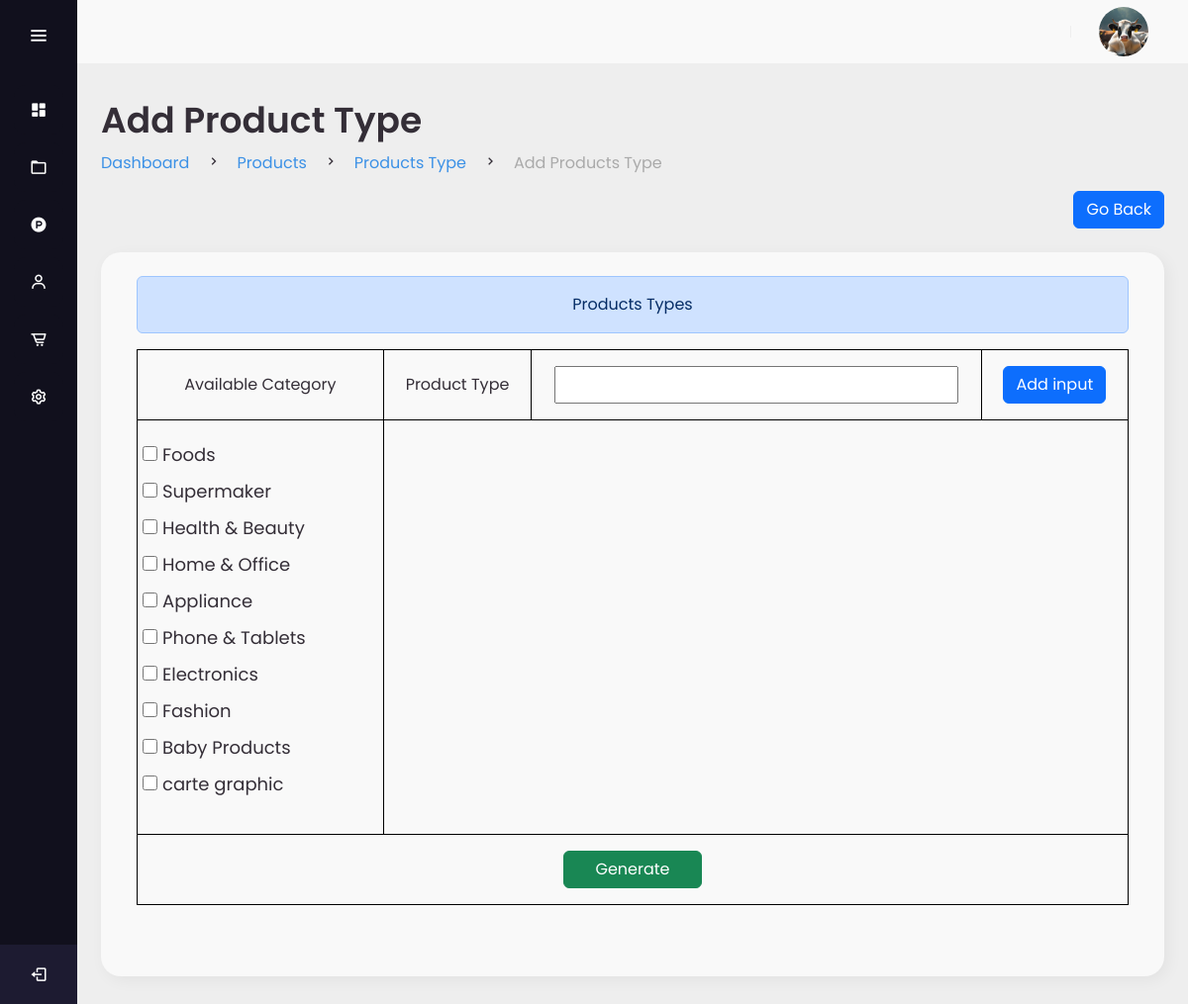
The page /admin/Products/productsType/add_product_type.php (signed in) on the database as committed earlier.
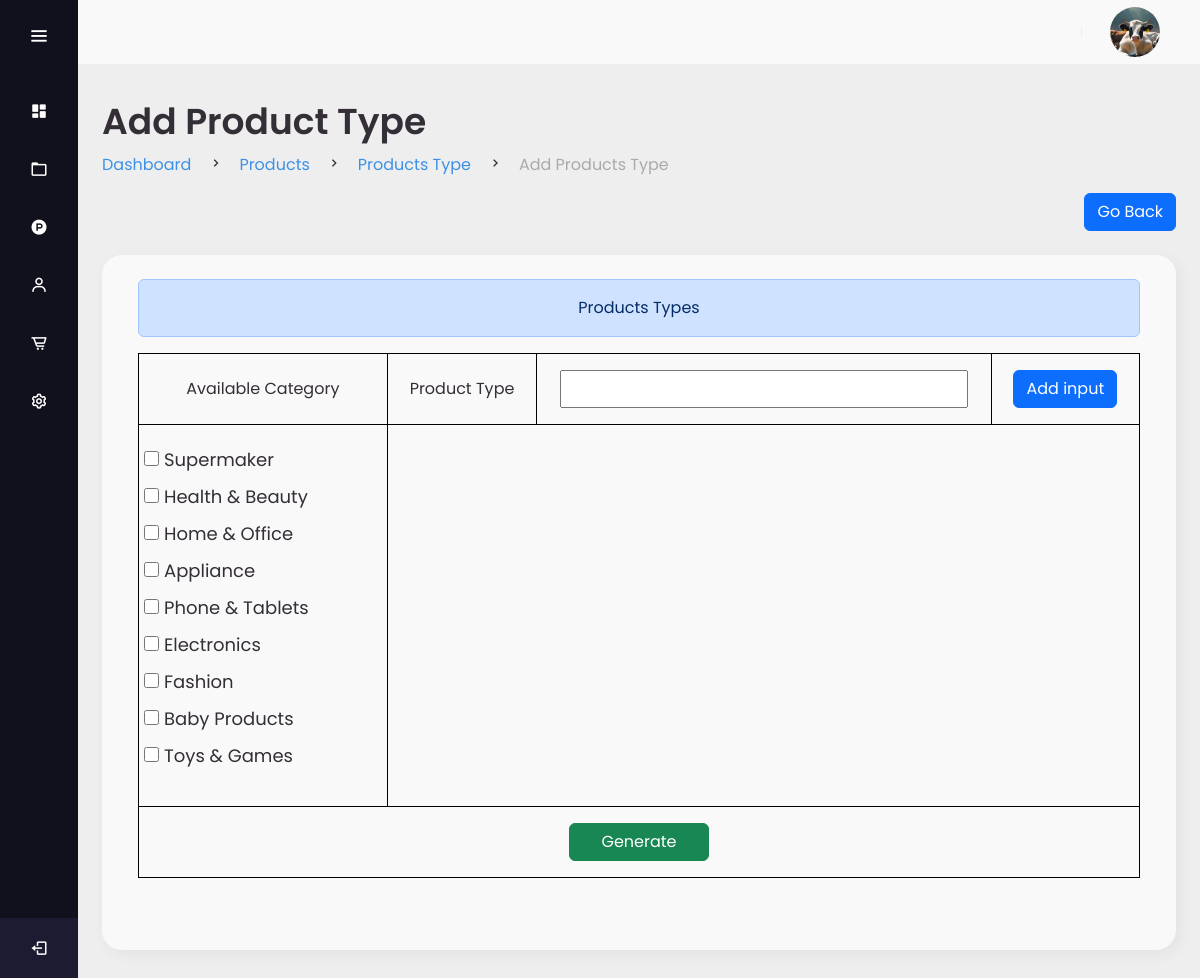
The same page on the database as committed later.
### tables this page shows
CREATE TABLE `categories` (
  `CategoryID` int(11) NOT NULL,
  `CategoryName` varchar(100) NOT NULL,
  `Description` text DEFAULT NULL,
  `CategoryImage` text NOT NULL
);

### admin/Products/productsType/add_product_type.php (the view, shortened to what this page needs)
<?php
include ("../../../includes/connection.php");
?>
<!DOCTYPE html>
<html lang="en">
<head>
    <link href='https://unpkg.com/boxicons@2.1.4/css/boxicons.min.css' rel='stylesheet'>
    <link href="https://cdn.jsdelivr.net/npm/bootstrap@5.3.3/dist/css/bootstrap.min.css" rel="stylesheet"
>
    <link rel="stylesheet" href="../../assets/css/style.css" />
    <link rel="stylesheet" href="../../assets/css/nav_sidebar.css" />
</head>
<body>
    <?php include ('../../includes/sidebar.php'); ?>
    <section class="content" id="content">
        <?php include ('../../includes/navbar.php'); ?>
        <main>
            <div class="head-title">
                <div class="left">
                    <h1>Add Product Type</h1>
                    <ul class="dreadleft">
                        <li>
                            <a class="active" href="../../dashboard/">Dashboard</a>
                        </li>
                        <li><i class="bx bx-chevron-right"></i></li>
                        <li>
                            <a class="active" href="../">Products</a>
                        </li>
                        <li><i class="bx bx-chevron-right"></i></li>
                        <li>
                            <a class="active" href="./">Products Type</a>
                        </li>
                        <li><i class="bx bx-chevron-right"></i></li>
                        <li>
                            <a href="#">Add Products Type</a>
                        </li>
                    </ul>
                </div>
            </div>
            <div style="display: flex;flex-direction: row;justify-content: flex-end;">
                <a href="./" class="btn btn-primary bt-sm" style="display: flex; align-items: center;">Go Back</a>
            </div>
            <div class="table-data">
                <div class="order">
                    <div class="container-fluid admin">
                        <div class="col-md-12 alert alert-primary" style="text-align: center;">Products Types </div>
                            <div id="table-of-contents" style="width:100%">
                                <form id="update-form" method='POST' enctype='multipart/form-data' action="process.php">
                                    <table>
                                        <tr>
                                            <td>
                                                <label>Available Category</label>
                                            </td>
                                            <td>
                                                <label for="type_name">Product Type </label>
                                            </td>
                                            <td>
                                                <input type="text" id="type_name" name="type_name" required>
                                            </td>
                                            <td>
                                                <button type="button" id="add-input"
                                                    class="btn btn-primary btn-large">Add
                                                    input</button>
                                            </td>
                                        </tr>
                                        <tr>
                                            <td>
                                                <ul
                                                    style="list-style: none;display: flex;flex-direction: column;align-items: flex-start; font-size :18px;">
                                                    <?php
                                                    $sql = "SELECT * FROM categories";
                                                    $result = mysqli_query($conn, $sql);
                                                    if (mysqli_num_rows($result) > 0) {
                                                        while ($row = mysqli_fetch_assoc($result)) {
                                                            echo '<li style="padding:5px;">';
                                                            echo '<input type="checkbox" id="category_' . $row['CategoryID'] . '" name="category[]" value="' . $row['CategoryID'] . '" >';
                                                            echo '<label for="category_' . $row['CategoryID'] . '" style="margin-left: 5px;">' . $row['CategoryName'] . '</label>';
                                                            echo '</li>';
                                                        }
                                                    } else {
                                                        echo "<li>No categories found.</li>";
                                                    }
                                                    ?>
                                                </ul>
                                            </td>
                                            <td colspan="5">
                                            </td>
                                        </tr>
                                        <tr>
                                            <td colspan="5">
                                                <input type='submit' style='width: 140px;' name='Generate'
                                                    class='btn btn-success btn-large' value='Generate'>
                                            </td>
                                        </tr>
                                    </table>
                                    <br><br>
                                </form>
                            </div>
                </div>
            </div>
        </main>
    </section>
</body>
</html>

### admin/includes/sidebar.php (shortened to what this page needs)
<div class="sidebar">
      <div class="logo-details">
        <i class="bx bx-menu" id="btn"></i>
      </div>
      <ul class="nav-list">
        <li>
          <a href="../dashboard/">
          <i class='bx bxs-dashboard'></i>
          </a>
        </li>
        <li>
          <a href="../categories/">
            <i class="bx bx-folder"></i>
          </a>
        </li>
        <li>
          <a href="../products/">
          <i class='bx bxl-product-hunt' ></i>
          </a>
        </li>
        <li>
          <a href="../customers/">
            <i class="bx bx-user"></i>
          </a>
        </li>
        <li>
          <a href="../orders/">
            <i class="bx bx-cart-alt"></i>
          </a>
        </li>
        <li>
          <a href="../profile/">
            <i class="bx bx-cog"></i>
          </a>
        </li>
        <li class="profile">
          <div class="profile-details">
            <div class="name_job">
              <div class="name"><?php echo $_SESSION['username']; ?></div>
              <div class="job">Admin Account</div>
            </div>
          </div>
          <i class="bx bx-log-out" id="log_out"></i>
        </li>
      </ul>
    </div>

### admin/includes/navbar.php (shortened to what this page needs)
<nav>
  <div class="profile profile-image">
    <img src="<?php echo $_SESSION['UserImage']; ?>" alt="ff" />
  </div>
</nav>

### admin/assets/css/style.css (style rules this page uses)
:root { --poppins: 'Poppins', sans-serif; --lato: 'Lato', sans-serif; --green: #81D43A; --light-green: #E3FFCB; --dark-blue: #0C5FCD; --light: #F9F9F9; --blue: #3C91E6; --light-blue: #CFE8FF; --grey: #eee; --dark-grey: #AAAAAA; --dark: #342E37; --red: #DB504A; --yellow: #FFCE26; --light-yellow: #FFF2C6; --orange: #FD7238; --light-orange: #FFE0D3; }
html { overflow-x: hidden; }
body { background: var(--grey); overflow-x: hidden; }
a { text-decoration: none; }
li { list-style: none; }
#content main { width: 100%; padding: 36px 24px; font-family: var(--poppins); max-height: calc(100vh - 56px); overflow-y: auto; }
#content main .head-title { display: flex; align-items: center; justify-content: space-between; grid-gap: 16px; flex-wrap: wrap; }
#content main .head-title .left h1 { font-size: 36px; font-weight: 600; margin-bottom: 10px; color: var(--dark); }
#content main .head-title .left .dreadleft { display: flex; align-items: center; grid-gap: 16px; }
#content main .head-title .left .dreadleft li { color: var(--dark); }
#content main .head-title .left .dreadleft li a { color: var(--dark-grey); pointer-events: none; }
#content main .head-title .left .dreadleft li a.active { color: var(--blue); pointer-events: unset; }
#content main .table-data { display: flex; flex-wrap: wrap; grid-gap: 24px; margin-top: 24px; width: 100%; color: var(--dark); }
#content main .table-data > div { border-radius: 20px; background: var(--light); padding: 24px; overflow-x: auto; }
#content main .table-data .order { flex-grow: 1; flex-basis: 500px; box-shadow: 4px 4px 16px rgba(0, 0, 0, .05); }
#content main .table-data .order table { width: 100%; border-collapse: collapse; }
#content main .table-data .order table td { padding: 16px 0; text-align: center; }

### admin/Products/productsType/add_product_type.php (style rules this page uses)
ul { padding-left: 0rem; }
input, select { height: 100%; width: 90%; }
input[type="checkbox"] { height: 15px; width: 15px; }
table, th, td { height: 20px; border: 1px solid black; border-collapse: collapse; }

Rows that differ between the two databases and show on the page:
removed categories: CategoryName "Foods"
removed categories: CategoryName "carte graphic"
added categories: CategoryName "Toys & Games"
